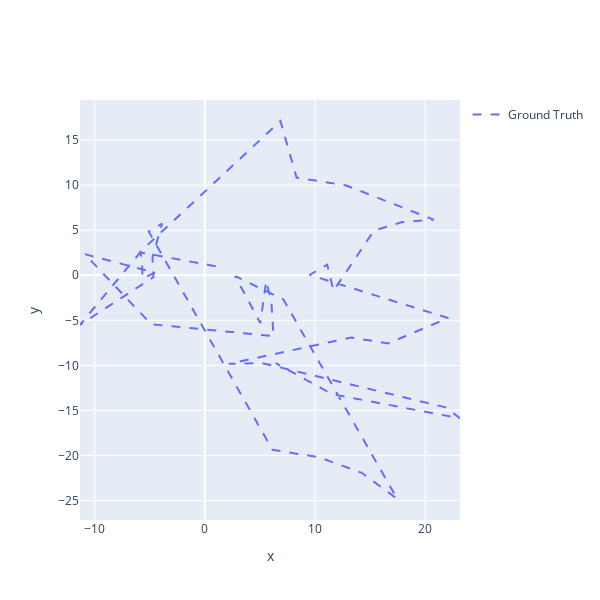

The cell this chart's notebook holds for it:
### Code cell
# from stonesoup.plotter import AnimatedPlotterly
# plotter = AnimatedPlotterly(timesteps, tail_length=1.0, width=600, height=600)

from stonesoup.plotter import Plotterly
plotter = Plotterly(autosize=False, width=600, height=600)
plotter.plot_ground_truths(truth, [1,3])
plotter.fig
